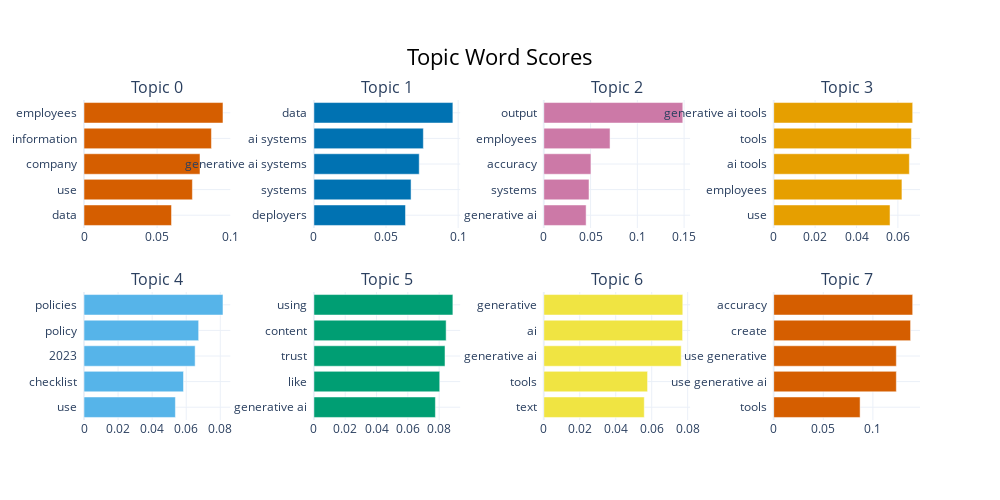

Notebook cell for this chart:
### Code cell
# Visualize keywords per topic 
topic_model.visualize_barchart()

### Figure 1 — Plotly figure (JSON) as saved in the notebook; plotly's stock layout.template omitted (floating-point values rounded to 4 significant figures)
{"data": [{"marker": {"color": "#D55E00"}, "orientation": "h", "type": "bar", "x": [0.05986, 0.07414, 0.07934, 0.08716, 0.09507], "xaxis": "x", "y": ["data  ", "use  ", "company  ", "information  ", "employees  "], "yaxis": "y"}, {"marker": {"color": "#0072B2"}, "orientation": "h", "type": "bar", "x": [0.0635, 0.06736, 0.07302, 0.07589, 0.09636], "xaxis": "x2", "y": ["deployers  ", "systems  ", "generative ai systems  ", "ai systems  ", "data  "], "yaxis": "y2"}, {"marker": {"color": "#CC79A7"}, "orientation": "h", "type": "bar", "x": [0.04525, 0.04834, 0.0504, 0.07082, 0.1486], "xaxis": "x3", "y": ["generative ai  ", "systems  ", "accuracy  ", "employees  ", "output  "], "yaxis": "y3"}, {"marker": {"color": "#E69F00"}, "orientation": "h", "type": "bar", "x": [0.05619, 0.06195, 0.06553, 0.06655, 0.06715], "xaxis": "x4", "y": ["use  ", "employees  ", "ai tools  ", "tools  ", "generative ai tools  "], "yaxis": "y4"}, {"marker": {"color": "#56B4E9"}, "orientation": "h", "type": "bar", "x": [0.05365, 0.05841, 0.06524, 0.0673, 0.08158], "xaxis": "x5", "y": ["use  ", "checklist  ", "2023  ", "policy  ", "policies  "], "yaxis": "y5"}, {"marker": {"color": "#009E73"}, "orientation": "h", "type": "bar", "x": [0.07761, 0.08037, 0.08375, 0.08447, 0.08878], "xaxis": "x6", "y": ["generative ai  ", "like  ", "trust  ", "content  ", "using  "], "yaxis": "y6"}, {"marker": {"color": "#F0E442"}, "orientation": "h", "type": "bar", "x": [0.05586, 0.0577, 0.0764, 0.07717, 0.07728], "xaxis": "x7", "y": ["text  ", "tools  ", "generative ai  ", "ai  ", "generative  "], "yaxis": "y7"}, {"marker": {"color": "#D55E00"}, "orientation": "h", "type": "bar", "x": [0.0871, 0.1236, 0.1236, 0.138, 0.1401], "xaxis": "x8", "y": ["tools  ", "use generative ai  ", "use generative  ", "create  ", "accuracy  "], "yaxis": "y8"}], "layout": {"annotations": [{"font": {"size": 16}, "showarrow": false, "text": "Topic 0", "x": 0.0875, "xanchor": "center", "xref": "paper", "y": 1, "yanchor": "bottom", "yref": "paper"}, {"font": {"size": 16}, "showarrow": false, "text": "Topic 1", "x": 0.3625, "xanchor": "center", "xref": "paper", "y": 1, "yanchor": "bottom", "yref": "paper"}, {"font": {"size": 16}, "showarrow": false, "text": "Topic 2", "x": 0.6375, "xanchor": "center", "xref": "paper", "y": 1, "yanchor": "bottom", "yref": "paper"}, {"font": {"size": 16}, "showarrow": false, "text": "Topic 3", "x": 0.9125, "xanchor": "center", "xref": "paper", "y": 1, "yanchor": "bottom", "yref": "paper"}, {"font": {"size": 16}, "showarrow": false, "text": "Topic 4", "x": 0.0875, "xanchor": "center", "xref": "paper", "y": 0.4, "yanchor": "bottom", "yref": "paper"}, {"font": {"size": 16}, "showarrow": false, "text": "Topic 5", "x": 0.3625, "xanchor": "center", "xref": "paper", "y": 0.4, "yanchor": "bottom", "yref": "paper"}, {"font": {"size": 16}, "showarrow": false, "text": "Topic 6", "x": 0.6375, "xanchor": "center", "xref": "paper", "y": 0.4, "yanchor": "bottom", "yref": "paper"}, {"font": {"size": 16}, "showarrow": false, "text": "Topic 7", "x": 0.9125, "xanchor": "center", "xref": "paper", "y": 0.4, "yanchor": "bottom", "yref": "paper"}], "height": 500, "hoverlabel": {"bgcolor": "white", "font": {"family": "Rockwell", "size": 16}}, "showlegend": false, "title": {"font": {"color": "Black", "size": 22}, "text": "Topic Word Scores", "x": 0.5, "xanchor": "center", "yanchor": "top"}, "width": 1000, "xaxis": {"anchor": "y", "domain": [0, 0.175], "showgrid": true}, "xaxis2": {"anchor": "y2", "domain": [0.275, 0.45], "showgrid": true}, "xaxis3": {"anchor": "y3", "domain": [0.55, 0.725], "showgrid": true}, "xaxis4": {"anchor": "y4", "domain": [0.825, 1], "showgrid": true}, "xaxis5": {"anchor": "y5", "domain": [0, 0.175], "showgrid": true}, "xaxis6": {"anchor": "y6", "domain": [0.275, 0.45], "showgrid": true}, "xaxis7": {"anchor": "y7", "domain": [0.55, 0.725], "showgrid": true}, "xaxis8": {"anchor": "y8", "domain": [0.825, 1], "showgrid": true}, "yaxis": {"anchor": "x", "domain": [0.6, 1], "showgrid": true}, "yaxis2": {"anchor": "x2", "domain": [0.6, 1], "showgrid": true}, "yaxis3": {"anchor": "x3", "domain": [0.6, 1], "showgrid": true}, "yaxis4": {"anchor": "x4", "domain": [0.6, 1], "showgrid": true}, "yaxis5": {"anchor": "x5", "domain": [0, 0.4], "showgrid": true}, "yaxis6": {"anchor": "x6", "domain": [0, 0.4], "showgrid": true}, "yaxis7": {"anchor": "x7", "domain": [0, 0.4], "showgrid": true}, "yaxis8": {"anchor": "x8", "domain": [0, 0.4], "showgrid": true}}}
